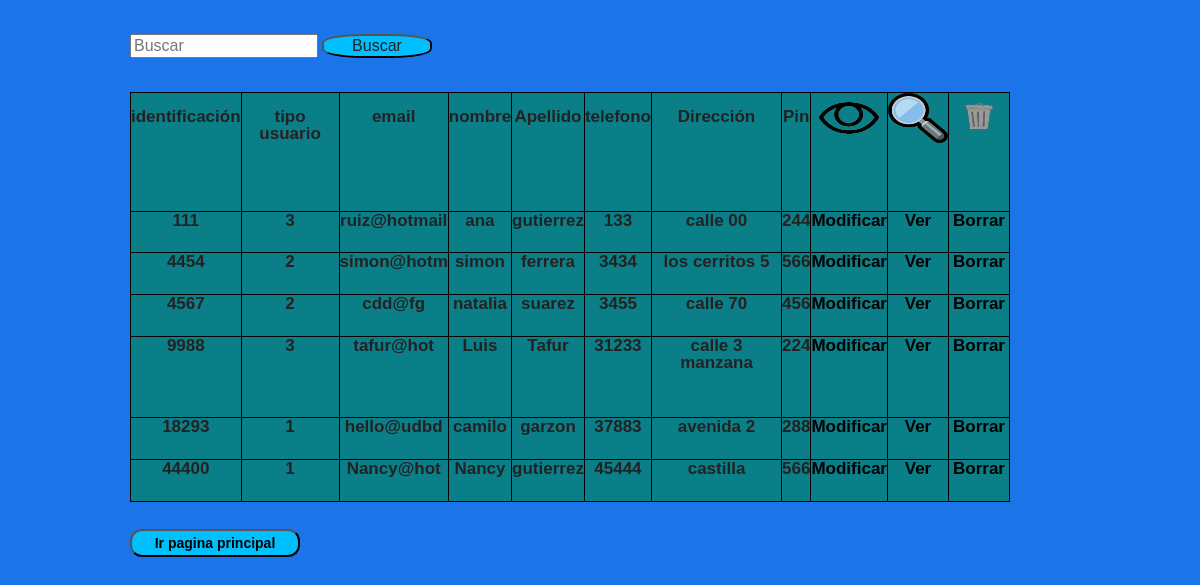
The page /tabla/index.php on the database its author committed.
### tables this page shows
CREATE TABLE `tipo_usuarios` (
  `id_user` int(11) NOT NULL,
  `id_tip_user` int(2) NOT NULL,
  `pass_user` varchar(11) NOT NULL,
  `email` varchar(25) DEFAULT NULL,
  `nom_user` varchar(24) NOT NULL,
  `ap_user` varchar(24) NOT NULL,
  `cel_user` bigint(10) NOT NULL,
  `dir_user` varchar(40) NOT NULL,
  `pin` int(4) DEFAULT NULL,
  `foto` longblob NOT NULL
);

### tabla/index.php (the view, shortened to what this page needs)
<?php
    require_once("../connection/connection.php");
?>
<!DOCTYPE html>
<html lang="en">
<head>
    <link rel="stylesheet" href="../css/buscar.css">
</head>
<body>
    <div class="ver">
        <form action="mostrar.php" method="get" name=table autocomplete="off">
            <input class="panel" type="text" name="buscar"  id="" placeholder="Buscar"> <a href="#"><button class="boton">Buscar </button></a> <br>
            <table border="1" class="tabla">
                <tr>
                    <th>identificación</th>
                    <th>tipo usuario</th>
                    <th>email</th>
                    <th>nombre</th>
                    <th>Apellido</th>
                    <th>telefono</th>
                    <th>Dirección</th>
                    <th>Pin</th>
                    <th><img src="../imag/ver.png" alt="buscar" width="60" height="50"></th>
                    <th><img src="../imag/lupa.png" alt="buscar" width="60" height="50"></th>
                    <th><img src="../imag/eliminar.png" alt="eliminar" width="60" height="50"></th>
                </tr>
                <?php
                    $sql="SELECT * FROM tipo_usuarios";
                    $result=mysqli_query($mysqli, $sql);
                    while($mostrar=mysqli_fetch_assoc($result))
                    {
                ?>
                <tr>
                    <td><?php echo $mostrar['id_user']?></td>
                    <td><?php echo $mostrar['id_tip_user']?></td>
                    <td><?php echo $mostrar['email']?></td>
                    <td><?php echo $mostrar['nom_user']?></td>
                    <td><?php echo $mostrar['ap_user'];?></td>
                    <td><?php echo $mostrar['cel_user']?></td>
                    <td><?php echo $mostrar['dir_user']?></td>
                    <td><?php echo $mostrar['pin']?></td>
                    <td>
                        <a href="?accion=mo=<?php echo $mostrar['id_user'] ?>"onclick="window.open('./modificar.php?mo=<?php echo $mostrar['id_user'] ?>','', 'width=1000,heigth=580,toolbar=NO');void(null);">
                        Modificar
                        </a>
                    </td>
                    <td>
                        <a href="?accion=cod=<?php echo $mostrar['id_user'] ?>"onclick="window.open('../datospersonales.php?cod=<?php echo $mostrar['id_user'] ?>','', 'width=1000,heigth=580,toolbar=NO');void(null);">
                            Ver
                        </a>
                    </td>
                    <td>
                        <a href="?accion=bor=<?php echo $mostrar['id_user'] ?>"onclick="window.open('../borrar.php?bor=<?php echo $mostrar['id_user'] ?>','', 'width=1000,heigth=580,toolbar=NO');void(null);">
                            Borrar
                        </a>
                    </td>
                </tr>
                <?php
                    }
                ?>
            </table>
            <button class="btn"><a href="../administrador/index.php">Ir pagina principal</a></button>
        </form>
    </div>
</body>
</html>

### css/buscar.css (style rules this page uses)
* { margin: 0px auto; padding: 0px auto; margin-top: 0px auto; }
body { width: 1180px; height: 500px; margin: 0; padding: 0; margin-left: auto; margin-top: auto; background: #1C74E9; }
.panel { margin-top: 34px; margin-left: 110px; width: 180px; }
.boton { width: 110px; background: #00BFFF; border-radius: 37%; }
.tabla { margin-top: 34px; margin-left: 110px; width: 880px; height: 410px; background: #0B7F88; text-align: center; border: #000000 1.1px solid; }
tr, th, td { border: #000000 1.1px solid; font-family: Arial, Helvetica, sans-serif; font-size: 17px; font-weight: bold; }
.btn { width: 170px; height: 28px; background-color: #00BFFF; margin-left: 110px; margin-top: 27px; border-radius: 12px; }
.btn a { text-decoration: none; color: #fff; font-family: Arial, Helvetica, sans-serif; font-size: 14px; font-weight: bold; }
a:link, a:hover { text-decoration: none; color: black; }

### rows shown on the page
tipo_usuarios: id_user "111", id_tip_user "3", email "ruiz@hotmail", nom_user "ana", ap_user "gutierrez", cel_user "133", dir_user "calle 00", pin "244"
tipo_usuarios: id_user "4454", id_tip_user "2", email "simon@hotm", nom_user "simon", ap_user "ferrera", cel_user "3434", dir_user "los cerritos 5", pin "566"
tipo_usuarios: id_user "4567", id_tip_user "2", email "cdd@fg", nom_user "natalia", ap_user "suarez", cel_user "3455", dir_user "calle 70", pin "456"
tipo_usuarios: id_user "9988", id_tip_user "3", email "tafur@hot", nom_user "Luis", ap_user "Tafur", cel_user "31233", dir_user "calle 3 manzana", pin "224"
tipo_usuarios: id_user "18293", id_tip_user "1", email "hello@udbd", nom_user "camilo", ap_user "garzon", cel_user "37883", dir_user "avenida 2", pin "288"
tipo_usuarios: id_user "44400", id_tip_user "1", email "Nancy@hot", nom_user "Nancy", ap_user "gutierrez", cel_user "45444", dir_user "castilla", pin "566"
